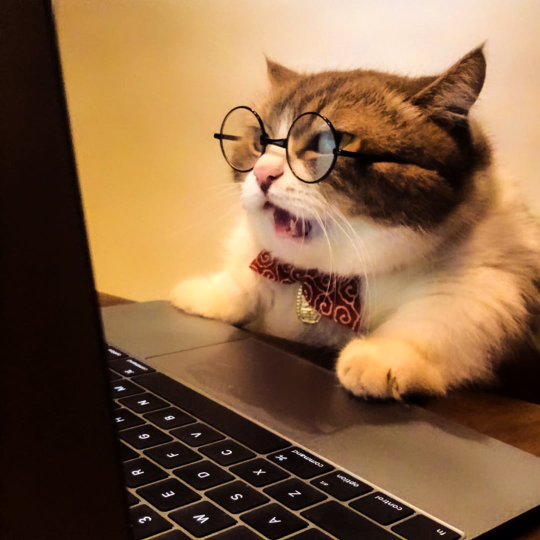
#> input picture data/test.jpg, 1080 x 1080 px (shown at 1/2 size)
$ jupyter execute --allow-errors 'LAB02-Preprocessing 2.ipynb'
#> lines starting #> are read from the running program, lines starting #| are printed output that depends on the picture
# Categorical Data Handling

[cell 1]
import pandas as pd
import seaborn as sns
import matplotlib.pyplot as plt

# Load the dataset
#> (the rest of this cell did not finish here and is left out)

[cell 2]
# Method 1: Label Encoding
# Handling Categorical Data using LabelEncoder
from sklearn.preprocessing import LabelEncoder
label_encoder = LabelEncoder()
#> (the rest of this cell did not finish here and is left out)

[cell 3]
# Method 2: One-Hot Encoding
# Handling Categorical Data using One-hot Encoder
from sklearn.preprocessing import OneHotEncoder
one_hot_encoding = OneHotEncoder(sparse_output=False)

#> (the rest of this cell did not finish here and is left out)

#> (a cell that did not finish here is left out)

# Feature Scaling

[cell 5]
# Normalization (Min-Max Scaling)
import pandas as pd
import seaborn as sns
import matplotlib.pyplot as plt
from sklearn.preprocessing import MinMaxScaler

# Load the dataset
#> (the rest of this cell did not finish here and is left out)

[cell 6]
# Standardization (Z-Score Normalization)
import pandas as pd
import seaborn as sns
import matplotlib.pyplot as plt
from sklearn.preprocessing import StandardScaler

# Load the dataset
#> (the rest of this cell did not finish here and is left out)

# Feature Engineering

[cell 7]
import pandas as pd

# Load the dataset
#> (the rest of this cell did not finish here and is left out)

# # Date and Time Feature Engineering

[cell 8]
import pandas as pd

# 1. Load the dataset
#> (the rest of this cell did not finish here and is left out)

# # Text Feature Engineering

[cell 9]
import pandas as pd
from sklearn.feature_extraction.text import CountVectorizer

sample = ['problem of evil', 'evil queen', 'horizon problem']
vec = CountVectorizer()
X = vec.fit_transform(sample)
df = pd.DataFrame(X.toarray(), columns=vec.get_feature_names_out())
print(df, '\n')

from sklearn.feature_extraction.text import TfidfVectorizer
vec = TfidfVectorizer()
X = vec.fit_transform(sample)
df2 = pd.DataFrame(X.toarray(), columns=vec.get_feature_names_out())
print(df2, '\n')

# # Image Feature Engineering

[cell 10]
import cv2
import matplotlib.pyplot as plt

# read the image
img = cv2.imread("data/test.jpg")
#> img is the input picture: shape (1080, 1080, 3); mean B, G, R 67.4, 99.5, 133.6
# resize image
output = cv2.resize(img, (9, 9))

frameGRAY = cv2.cvtColor(output, cv2.COLOR_RGB2GRAY)
plt.imshow(frameGRAY, cmap="gray", vmin=0, vmax=255)
plt.title(" frameGRAY ")
plt.show()
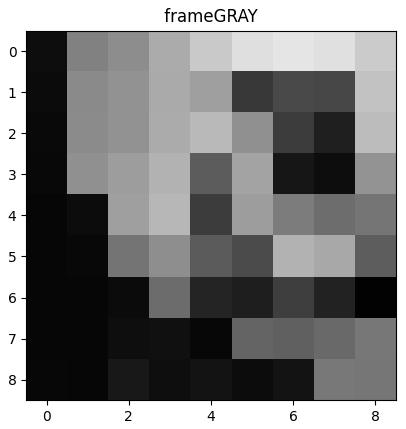
#> figure drawn by matplotlib, 1 panel
print("frameGRAY: ", frameGRAY.shape)
#| frameGRAY:  (9, 9)
print(frameGRAY)
#| [[ 13 129 141 171 201 223 229 224 203]
#|  [ 11 138 146 170 159  56  74  71 194]
#|  [  9 139 146 171 185 144  61  31 188]
#|  [  8 144 157 178  92 163  22  13 147]
#|  [  6  12 159 183  61 157 124 109 117]
#|  [  6   8 116 142  91  75 178 168  93]
#|  [  6   6  11 108  37  30  62  34   2]
#|  [  6   6  14  16   7 100  96 106 119]
#|  [  7   6  24  14  19  12  19 120 118]]
